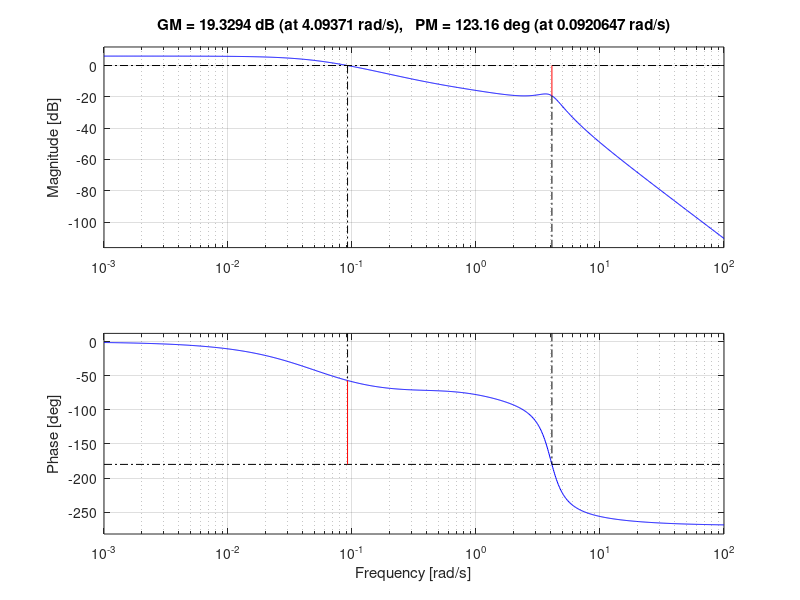

MATLAB code to generate this figure:
num = 320;
den = [10 26 176 160];
G = tf(num, den);
%Bode Plot for the uncompensated system
[Gm,Pm,Wcg, Wcp] = margin(G);
margin(G);
Required_PM = 45;
%Required additional Phase Needed
AddPhase = (Required_PM - Pm) + 5;
%Determining the attenuation factor on the basis
%of required phase angle lead
a = (1-sind(AddPhase))/(1+sind(AddPhase));
NewCrossOverGain = -20*log10(1/sqrt(a));
[mag,phase,wout] = bode(G);
%Frequency at New Cross Over Gain (Wc)
mag  = squeeze(mag);
Wc = interp1(20*log10(mag),wout,NewCrossOverGain);
zeroLeadComp = sqrt(a)*Wc; %z
poleLeadComp = Wc/sqrt(a); %p
KcLead = 2/a;              %Kc
GcLead = tf(KcLead*[1 zeroLeadComp],[1 poleLeadComp ]);
G_CompSys = G*GcLead;
G_CompSys1 = minreal(G_CompSys);
zeroLag=Wc/10;
poleLag=zeroLag*a;
KcLag=a
TF_lag=tf(KcLag*[1 zeroLag],[1 poleLag]);
G_compensated=G*TF_lag;

margin(G_compensated)
%step(feedback(G_compensated,1));






